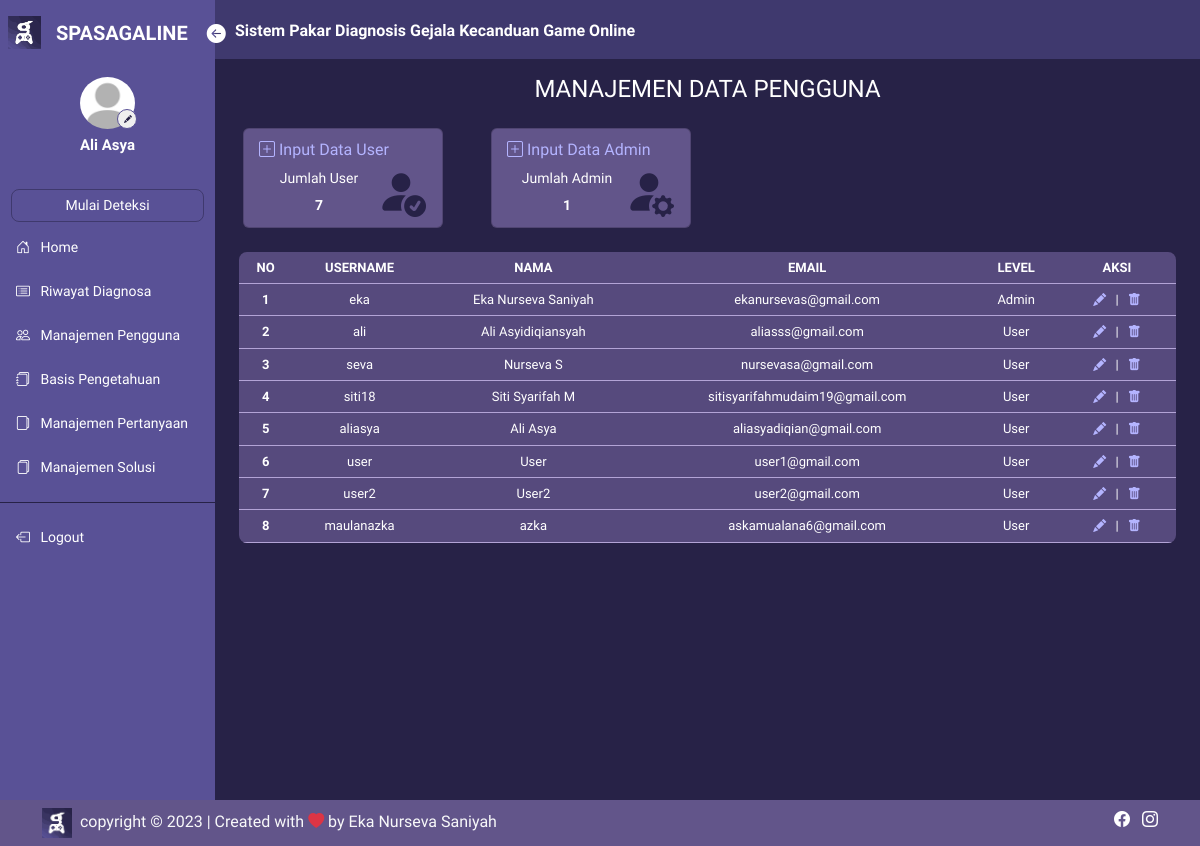
The page /manajemen_pengguna/index.php (signed in) on the database as committed earlier.
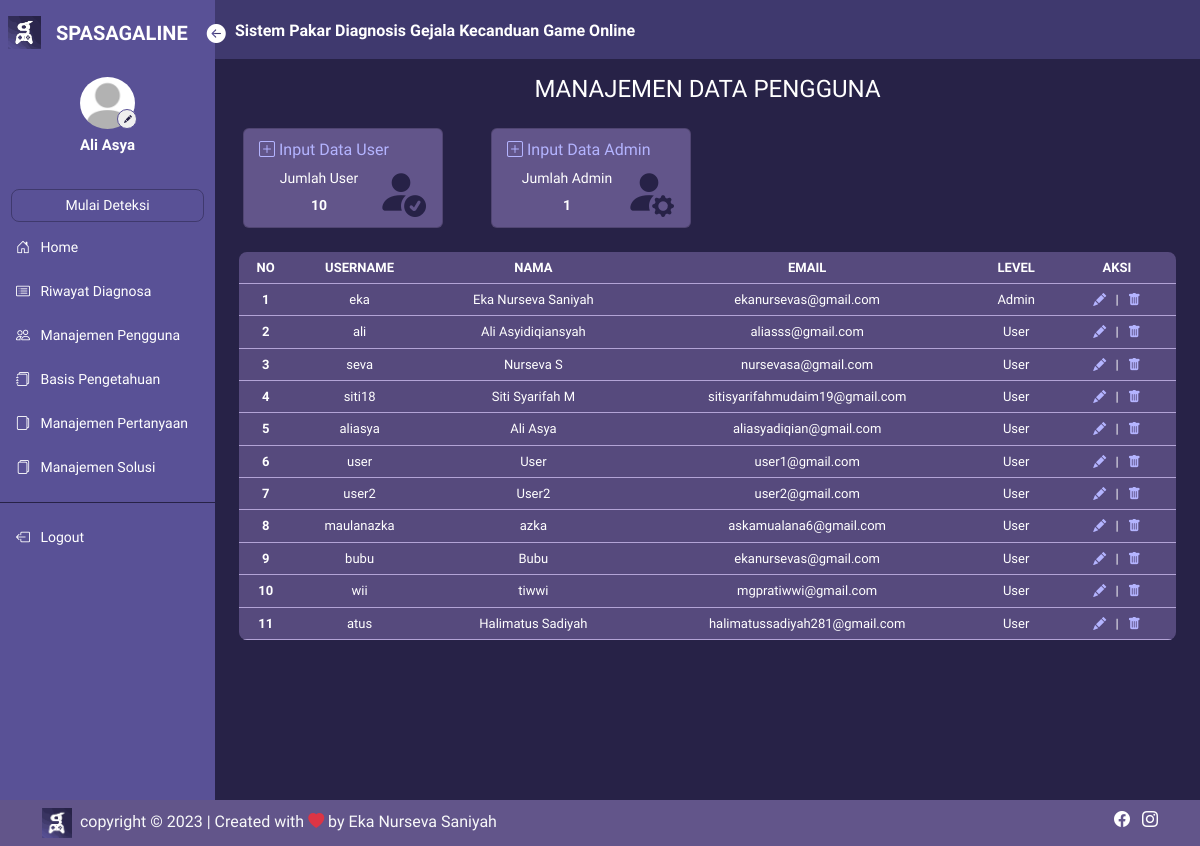
The same page on the database as committed later.
### tables this page shows
CREATE TABLE `user` (
  `iduser` int(11) NOT NULL,
  `nama` varchar(50) NOT NULL,
  `username` varchar(45) NOT NULL,
  `password` varchar(100) NOT NULL,
  `email` varchar(50) NOT NULL,
  `foto` varchar(50) NOT NULL,
  `level` varchar(30) NOT NULL
);

### controller/controller_main.php (called while the page is built, shortened)
<?php
$conn = mysqli_connect("localhost", "root", "", "spasagaline");
function query($query)
{
    global $conn;
    $result = mysqli_query($conn, $query);
    $rows = [];
    while ($row = mysqli_fetch_assoc($result)) {
        $rows[] = $row;
    }
    return $rows;
}
function jumlah_data($data)
{
    global $conn;
    $query = mysqli_query($conn, $data);
    $jumlah_data = mysqli_num_rows($query);
    return $jumlah_data;
}
function generateRandomKey()
{
    $keyLength = 32;
    $randomBytes = openssl_random_pseudo_bytes($keyLength, $strong);
    if (!$strong) {
        $randomBytes = random_bytes($keyLength);
    }
    return base64_encode($randomBytes);
}
function enkripsi($kata)
{
    $key = generateRandomKey();
    $string = openssl_encrypt($kata, 'AES-256-CBC', $key, 0, substr($key, 0, 16));
    $hasilEnkripsi = base64_encode($key . $string);
    return $hasilEnkripsi;
}
function dekripsi($kata)
{
    $string = base64_decode($kata);
    $key = substr($string, 0, 44);
    $enkripsi = substr($string, 44);
    $hasil = openssl_decrypt($enkripsi, 'AES-256-CBC', $key, 0, substr($key, 0, 16));
    return $hasil;
}
?>

### manajemen_pengguna/index.php (the view, shortened to what the changed rows need)
<?php
$jumlah_user = jumlah_data("SELECT * FROM user WHERE level = 'User'");
$users = query("SELECT * FROM user");
$id = dekripsi($_COOKIE['SPASAGALINENS']);
$user = query("SELECT * FROM user WHERE iduser = $id")[0];
?>
<html lang="en">
<head>
    <link href="https://cdn.jsdelivr.net/npm/bootstrap@5.3.0/dist/css/bootstrap.min.css" rel="stylesheet"
>
    <link rel="stylesheet" href="https://cdn.jsdelivr.net/npm/bootstrap-icons@1.10.5/font/bootstrap-icons.css">
    <link rel="stylesheet" href="https://cdn.datatables.net/1.13.4/css/jquery.dataTables.min.css">
    <link rel="stylesheet" href="../style.css">
</head>
<body>
    <div class="main-container d-flex">
        <?php
        require_once('../sidenav/sidebar.php');
        ?>
        <div class="content">
            <div class="contents px-4 py-3">
                <div class="row px-3">
                    <div class="card me-5">
                        <div class="card-body">
                            <a href="../registrasi.php" class="fw-medium">
                                <i class="bi bi-plus-square"></i>
                                <span>Input Data User</span>
                            </a>
                            <h6 class="card-subtitle">Jumlah User</h6>
                            <p class="card-text fw-bold">
                                <?= $jumlah_user; ?>
                            </p>
                            <i class="icon bi bi-person-fill-check"></i>
                        </div>
                    </div>
                </div>
                <div class="tabel mt-4">
                    <table id="example" class="table table-hover text-center">
                        <thead>
                            <tr>
                                <th scope="col">NO</th>
                                <th scope="col">USERNAME</th>
                                <th scope="col">NAMA</th>
                                <th scope="col">EMAIL</th>
                                <th scope="col">LEVEL</th>
                                <th scope="col">AKSI</th>
                            </tr>
                        </thead>
                        <tbody>
                            <?php
                            $i = 1;
                            foreach ($users as $u):
                                $enkripsi = enkripsi($u['iduser']);
                                ?>
                                <tr>
                                    <th>
                                        <?php echo $i; ?>
                                    </th>
                                    <td>
                                        <?= $u['username']; ?>
                                    </td>
                                    <td>
                                        <?= $u['nama']; ?>
                                    </td>
                                    <td>
                                        <?= $u['email']; ?>
                                    </td>
                                    <td>
                                        <?= $u['level']; ?>
                                    </td>
                                    <td>
                                        <a href="edit_pengguna.php?id=<?= $enkripsi; ?>"><i
                                                class="bi bi-pencil-fill"></i></a> | <button
                                            style="border: none; background: none;" id="delete"
                                            onclick="confirmDelete(<?= $u['iduser']; ?>)"><i
                                                class="bi bi-trash-fill"></i></button>
                                    </td>
                                </tr>
                                <?php
                                $i++;
                            endforeach;
                            ?>
                        </tbody>
                    </table>
                </div>
            </div>
        </div>
    </div>
</body>
</html>

### sidenav/sidebar.php (shortened to what the changed rows need)
<div class="sidebar" id="side_nav">
    <div class="profil">
        <img src="../profil/<?= $user['foto']; ?>" class="rounded-circle" alt="profi">
        <a href="../pengguna/profil.php"><button class="rounded-circle"><i class="bi bi-pencil-fill"></i></button></a>
        <h1>
            <?= $user['nama']; ?>
        </h1>
    </div>
</div>

Rows that differ between the two databases and show on the page:
added user: username "bubu", nama "Bubu", email "ekanursevas@gmail.com", level "User"
added user: username "wii", nama "tiwwi", email "mgpratiwwi@gmail.com", level "User"
added user: username "atus", nama "Halimatus Sadiyah", email "halimatussadiyah281@gmail.com", level "User"
Other text that changed with them:
$jumlah_user: "7" → "10"
